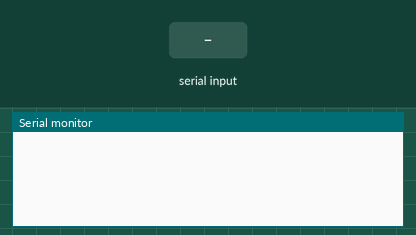
This sketch was run on a simulated Arduino Uno, built with avr-gcc and run on an emulated ATmega328P. Parts: the last lines printed to the serial monitor. The inputs (shaded band) are chosen by the test bench.

Above: at 1.2 s.
1.3 s: "1\n" received over Serial
At 2.5 s:
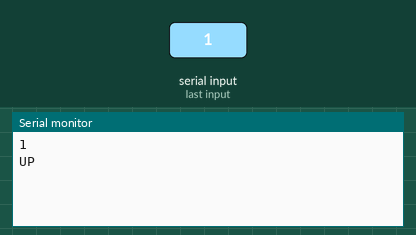
2.8 s: "0\n" received over Serial
At 3.9 s:
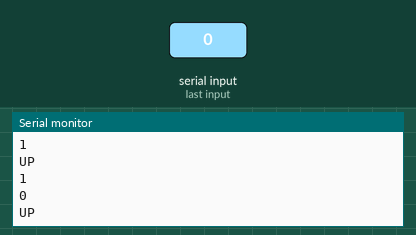

The sketch:

SerialSend.ino
```cpp
String inData;
String *p;
void setup() {
  Serial.begin(115200);
 // p = &inData;
}

void loop() {
  while (Serial.available() > 0) {
    char recieved = Serial.read();
    inData += recieved;
         String function = inData.substring(0, 2);
         if (recieved == '\n') {
           Serial.println(inData + "UP");
         }
         //  inData = "";
        /* if (recieved == 'C') {
          inData = "";
          } */
   // inData = "";
  }
  // Serial.println();
 // inData = "";
}
```

Measured:
- after the input at 1.3 s, the serial monitor: prints a new line at once (image 1)
- after the input at 2.8 s, the serial monitor: prints a new line at once (image 2)
